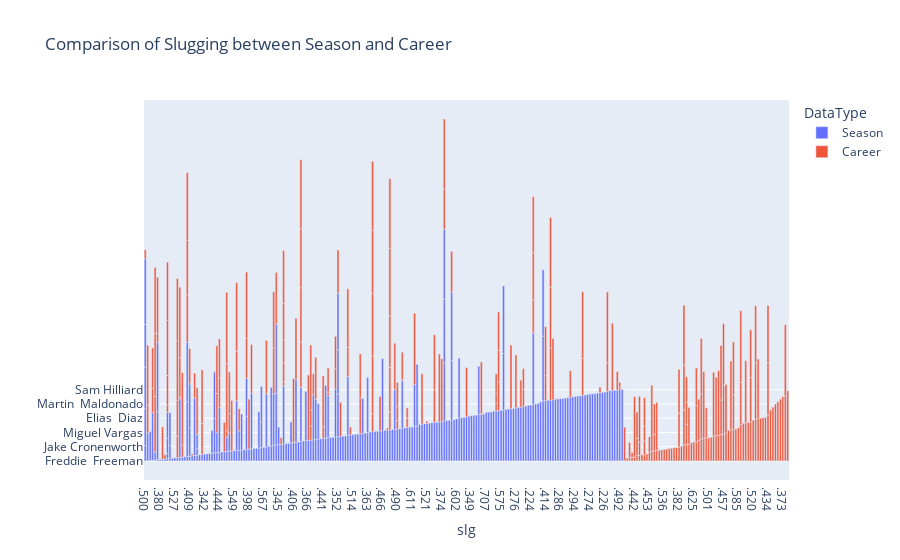

Source (notebook cell):
### Code cell
combined_data = pd.concat([player_season.assign(DataType='Season'),
                           player_career.assign(DataType='Career')])
fig = px.bar(combined_data, x='slg', y='FullName', color='DataType',
             title='Comparison of Slugging between Season and Career',
             orientation='v')
fig.update_layout(yaxis=dict(title=''))
fig.show()

### Figure 1 — Plotly figure (JSON) as saved in the notebook; plotly's stock layout.template omitted (floating-point values rounded to 4 significant figures; data arrays with more than 128 entries replaced by an {"elided": "..."} marker saying what was removed)
{"data": [{"alignmentgroup": "True", "hovertemplate": "DataType=Season<br>slg=%{x}<br>FullName=%{y}<extra></extra>", "legendgroup": "Season", "marker": {"color": "#636efa", "pattern": {"shape": ""}}, "name": "Season", "offsetgroup": "Season", "orientation": "v", "showlegend": true, "textposition": "auto", "type": "bar", "x": {"elided": "274 str values"}, "xaxis": "x", "y": {"elided": "274 str values"}, "yaxis": "y"}, {"alignmentgroup": "True", "hovertemplate": "DataType=Career<br>slg=%{x}<br>FullName=%{y}<extra></extra>", "legendgroup": "Career", "marker": {"color": "#EF553B", "pattern": {"shape": ""}}, "name": "Career", "offsetgroup": "Career", "orientation": "v", "showlegend": true, "textposition": "auto", "type": "bar", "x": {"elided": "274 str values"}, "xaxis": "x", "y": {"elided": "274 str values"}, "yaxis": "y"}], "layout": {"barmode": "relative", "legend": {"title": {"text": "DataType"}, "tracegroupgap": 0}, "title": {"text": "Comparison of Slugging between Season and Career"}, "xaxis": {"anchor": "y", "domain": [0, 1], "title": {"text": "slg"}}, "yaxis": {"anchor": "x", "domain": [0, 1], "title": {"text": ""}}}}
